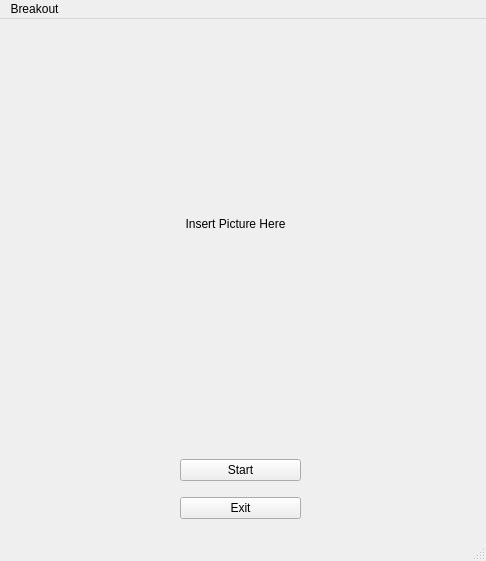
<?xml version="1.0" encoding="UTF-8"?>
<ui version="4.0">
 <class>maimmenu</class>
 <widget class="QMainWindow" name="maimmenu">
  <property name="geometry">
   <rect>
    <x>0</x>
    <y>0</y>
    <width>486</width>
    <height>561</height>
   </rect>
  </property>
  <property name="windowTitle">
   <string>maimmenu</string>
  </property>
  <widget class="QWidget" name="centralwidget">
   <widget class="QLabel" name="label">
    <property name="geometry">
     <rect>
      <x>10</x>
      <y>10</y>
      <width>451</width>
      <height>391</height>
     </rect>
    </property>
    <property name="text">
     <string>&lt;html&gt;&lt;head/&gt;&lt;body&gt;&lt;p align=&quot;center&quot;&gt;Insert Picture Here&lt;/p&gt;&lt;/body&gt;&lt;/html&gt;</string>
    </property>
   </widget>
   <widget class="QWidget" name="layoutWidget">
    <property name="geometry">
     <rect>
      <x>180</x>
      <y>430</y>
      <width>121</width>
      <height>81</height>
     </rect>
    </property>
    <layout class="QVBoxLayout" name="verticalLayout">
     <item>
      <widget class="QPushButton" name="startButton">
       <property name="text">
        <string>Start</string>
       </property>
      </widget>
     </item>
     <item>
      <widget class="QPushButton" name="exitbutton">
       <property name="text">
        <string>Exit</string>
       </property>
      </widget>
     </item>
    </layout>
   </widget>
  </widget>
  <widget class="QMenuBar" name="menubar">
   <property name="geometry">
    <rect>
     <x>0</x>
     <y>0</y>
     <width>486</width>
     <height>25</height>
    </rect>
   </property>
   <widget class="QMenu" name="menuBreakout">
    <property name="title">
     <string>Breakout</string>
    </property>
   </widget>
   <addaction name="menuBreakout"/>
  </widget>
  <widget class="QStatusBar" name="statusbar"/>
 </widget>
 <resources/>
 <connections/>
</ui>
